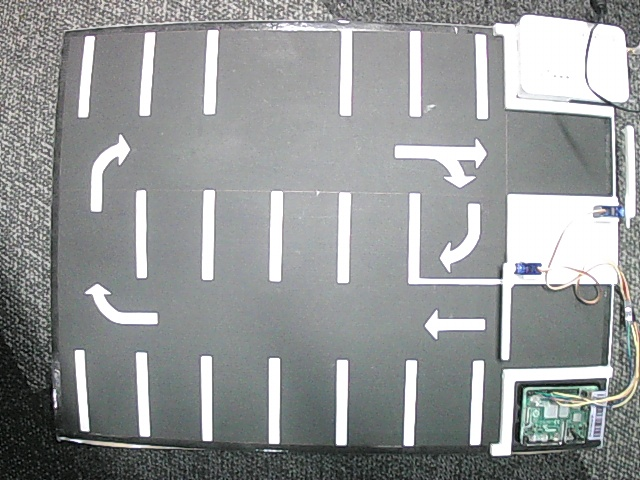
#> input picture spot-watcher/src/empty_reference.jpg, 640 x 480 px
$ python detect_spots.py
#> lines starting #> are read from the running program, lines starting #| are printed output that depends on the picture; after the words box and inside, x2 and y2 are one past the last pixel; in counts of white or black regions, pixels touching at a corner belong together
#!/usr/bin/env python3
"""
Detects parking bay availability and saves results locally.
Outputs:
 - latest_spots.json  (IDs + taken status)
 - bayStatus.jpg      (visual annotated image)
"""

import argparse, json, re, cv2, numpy as np
from skimage.metrics import structural_similarity as ssim

# -------- thresholds --------
SSIM_MIN = 0.85
SAT_DELTA_MIN = 50.0
LUMA_DELTA_MIN = 50.0
CENTER_SIGMA_FRAC = 0.25
RESIZE_TO = (120, 120)
# ----------------------------

def load_bays(path):
#> called with path = 'bays.json'
    with open(path, "r") as f:
#> (reads spot-watcher/src/bays.json from the repository)
        return json.load(f)

def crop_polygon(img, points):
    mask = np.zeros(img.shape[:2], dtype=np.uint8)
    pts = np.array(points, np.int32)
    cv2.fillPoly(mask, [pts], 255)
    x, y, w, h = cv2.boundingRect(pts)
    roi = cv2.bitwise_and(img, img, mask=mask)[y:y+h, x:x+w]
    return roi

def center_weight(h, w, sigma_frac=CENTER_SIGMA_FRAC):
    y, x = np.ogrid[:h, :w]
    cx, cy = (w - 1) / 2, (h - 1) / 2
    sigma = min(w, h) * sigma_frac
    wgt = np.exp(-((x - cx)**2 + (y - cy)**2) / (2 * sigma * sigma))
    return wgt / (wgt.mean() + 1e-9)

def patch_metrics(ref_patch, cur_patch):
    ref = cv2.resize(ref_patch, RESIZE_TO)
    cur = cv2.resize(cur_patch, RESIZE_TO)
    ref_hsv = cv2.cvtColor(ref, cv2.COLOR_BGR2HSV)
    cur_hsv = cv2.cvtColor(cur, cv2.COLOR_BGR2HSV)
    ref_v, ref_s = ref_hsv[...,2].astype(np.float32), ref_hsv[...,1].astype(np.float32)
    cur_v, cur_s = cur_hsv[...,2].astype(np.float32), cur_hsv[...,1].astype(np.float32)

    H, W = RESIZE_TO[1], RESIZE_TO[0]
    WGT = center_weight(H, W)

    ref_g = cv2.cvtColor(ref, cv2.COLOR_BGR2GRAY)
    cur_g = cv2.cvtColor(cur, cv2.COLOR_BGR2GRAY)
    s, diff = ssim(ref_g, cur_g, full=True)
    diff = 1.0 - diff
    s_weighted = 1.0 - float((diff * WGT).mean())

    sat_delta = float(((cur_s - ref_s) * WGT).mean())
    luma_delta = float(((cur_v - ref_v) * WGT).mean())

    return s_weighted, abs(sat_delta), luma_delta

def parse_id_from_name(name, fallback):
    import re
    m = re.search(r'(\d+)$', name)
    return int(m.group(1)) if m else fallback

def analyze_and_save(bays_path, ref_path, img_path, out_json="latest_spots.json"):
    bays = load_bays(bays_path)
    ref = cv2.imread(ref_path)
#> ref is the input picture: shape (480, 640, 3); mean B, G, R 150.7, 150.5, 147.7
    cur = cv2.imread(img_path)
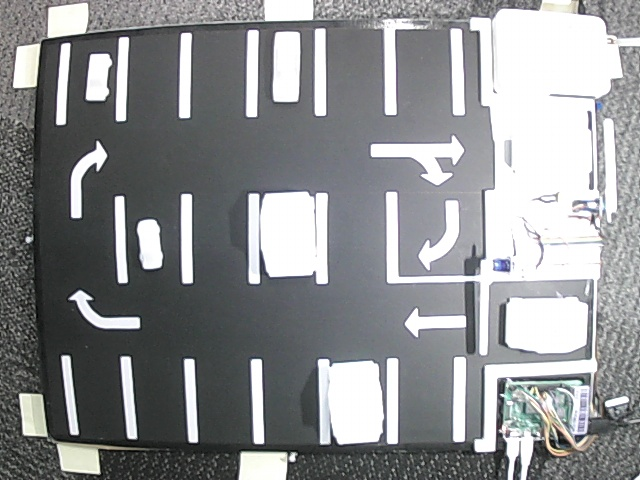
#> input picture spot-watcher/src/current.jpg, 640 x 480 px
#> cur is the input picture: shape (480, 640, 3); mean B, G, R 144.1, 142.5, 140.8
    if ref is None or cur is None:
        raise SystemExit("Could not read reference or current image")

    temp, lumas = {}, []
    for b in bays:
        pts = b["points"]
        ref_p, cur_p = crop_polygon(ref, pts), crop_polygon(cur, pts)
        if ref_p.size == 0 or cur_p.size == 0:
            continue
        s_w, d_sat, d_luma = patch_metrics(ref_p, cur_p)
        temp[b["name"]] = (s_w, d_sat, d_luma)
        lumas.append(d_luma)
#> this loop made 16 passes
#> (s in patch_metrics, s_weighted in patch_metrics, sat_delta in patch_metrics, luma_delta in patch_metrics, s_w, d_sat, d_luma) on passes 1 to 12: (0.796, 0.838, -5.17, -3.96, 0.838, 5.17, -3.96), (0.618, 0.632, -20.32, 128.6, 0.632, 20.32, 128.6), (0.744, 0.793, -0.67, -36.44, 0.793, 0.67, -36.44), (0.633, 0.678, -0.691, -65.98, 0.678, 0.691, -65.98), (0.614, 0.664, -4.02, -67.63, 0.664, 4.02, -67.63), (0.735, 0.728, -5.8, -52.73, 0.728, 5.8, -52.73), (0.769, 0.767, 16.87, -52.39, 0.767, 16.87, -52.39), (0.833, 0.809, -5.71, 63.59, 0.809, 5.71, 63.59), (0.634, 0.655, 16.55, -84.68, 0.655, 16.55, -84.68), (0.522, 0.545, 1.16, 28.51, 0.545, 1.16, 28.51), (0.729, 0.707, 2.28, -64.07, 0.707, 2.28, -64.07), (0.741, 0.711, 4.75, -71.61, 0.711, 4.75, -71.61)
#> pass 1, in crop_polygon, `roi = cv2.bitwise_and(img, img, mask=mask)[y:y+h, x:x+w]`:
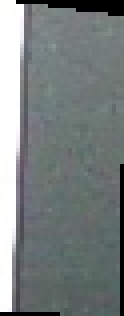
#> roi: shape (79, 31, 3) (shown 4 times larger); mean B, G, R 127.9, 128.2, 121.4
#> pass 1, in crop_polygon (call 2), `roi = cv2.bitwise_and(img, img, mask=mask)[y:y+h, x:x+w]`:
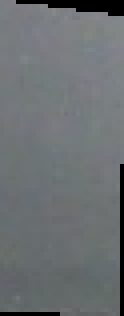
#> roi: shape (79, 31, 3) (shown 4 times larger); mean B, G, R 114.1, 111.7, 107.1
#> pass 1, in patch_metrics, `ref = cv2.resize(ref_patch, RESIZE_TO)`:
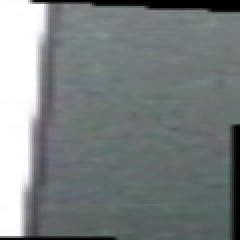
#> ref: shape (120, 120, 3) (shown 2 times larger); mean B, G, R 127.8, 128.1, 121.3
#> after the loop:
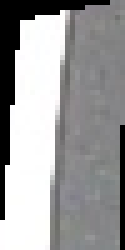
#> ref_p: shape (50, 25, 3) (shown 5 times larger); mean B, G, R 156.7, 156.2, 156.3
#> after the loop, lumas = [-3.96, 128.6, -36.44, -65.98, -67.63, -52.73, -52.39, 63.59, -84.68, 28.51, -64.07, -71.61, 87.74, -92.12, -83.73, 16.78]; temp = 16 items

    global_luma_shift = np.median(lumas) if lumas else 0.0
#> global_luma_shift = -52.56
    payload = []
    fallback_id = 0
    annotated = cur.copy()

    for b in bays:
        name = b["name"]
        if name not in temp:
            continue
        s_w, d_sat, d_luma = temp[name]
        adj_luma = abs(d_luma - global_luma_shift)
        taken = (s_w < SSIM_MIN) or (d_sat > SAT_DELTA_MIN) or (adj_luma > LUMA_DELTA_MIN)
        bay_id = parse_id_from_name(name, fallback_id)
        fallback_id += 1
        payload.append({"id": bay_id, "taken": bool(taken)})

        color = (0, 0, 255) if taken else (0, 255, 0)
        pts = np.array(b["points"], np.int32)
        cv2.polylines(annotated, [pts], True, color, 2)
        p = pts[0]
        cv2.putText(annotated, f"{bay_id}", (p[0]+5, p[1]+20),
                    cv2.FONT_HERSHEY_SIMPLEX, 0.6, color, 2)
#> this loop made 16 passes
#> (s_w, d_sat, d_luma, adj_luma) on passes 1 to 12: (0.838, 5.17, -3.96, 48.6), (0.632, 20.32, 128.6, 181.1), (0.793, 0.67, -36.44, 16.13), (0.678, 0.691, -65.98, 13.42), (0.664, 4.02, -67.63, 15.07), (0.728, 5.8, -52.73, 0.171), (0.767, 16.87, -52.39, 0.171), (0.809, 5.71, 63.59, 116.1), (0.655, 16.55, -84.68, 32.12), (0.545, 1.16, 28.51, 81.07), (0.707, 2.28, -64.07, 11.51), (0.711, 4.75, -71.61, 19.04)
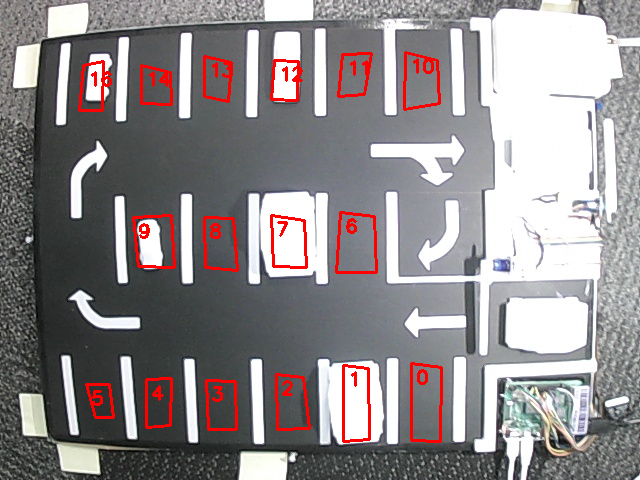
#> annotated: shape (480, 640, 3); 2.96% of pixels changed, all inside (x1, y1, x2, y2) = (78, 51, 443, 443)
#> after the loop, fallback_id = 16; payload = 16 items

    # Save annotated image
    cv2.imwrite("bayStatus.jpg", annotated)

    # Save payload JSON
    with open(out_json, "w") as f:
        json.dump(payload, f, indent=2)

    print(f"Saved {out_json} and bayStatus.jpg")

def main():
    ap = argparse.ArgumentParser()
    ap.add_argument("--bays", default="bays.json")
    ap.add_argument("--ref", default="empty_reference.jpg")
    ap.add_argument("--img", default="current.jpg")
    ap.add_argument("--out", default="latest_spots.json")
    args = ap.parse_args()

    analyze_and_save(args.bays, args.ref, args.img, args.out)

if __name__ == "__main__":
    main()
